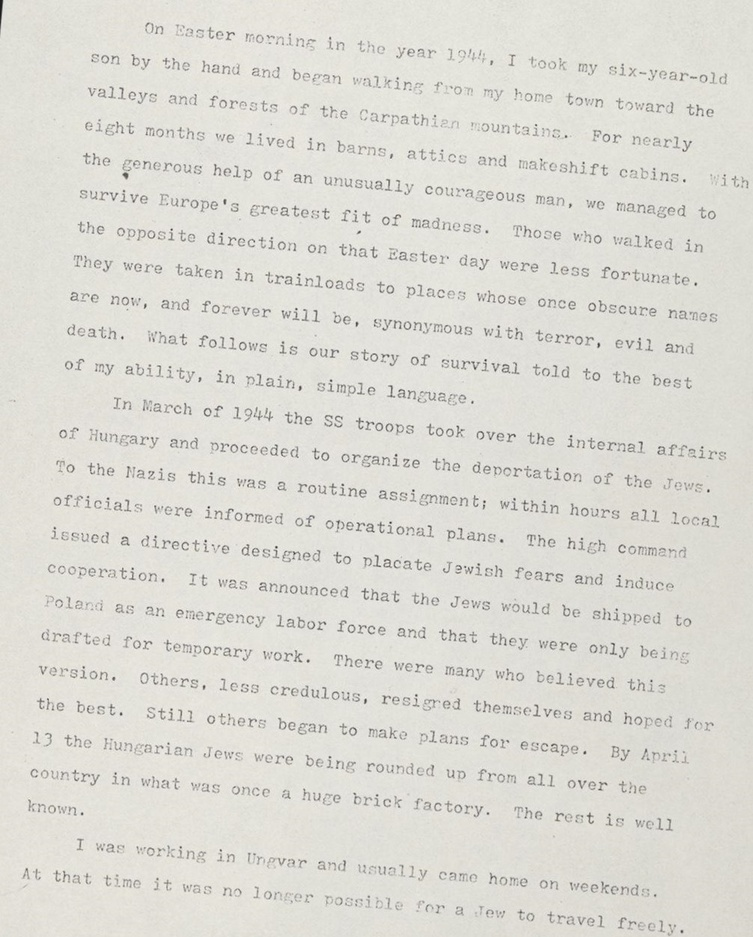
#> input picture page_01_rotated.JPG, 753 x 937 px, shrunk from 1006 x 1251 before the run, found by its file name
$ python 02_01_working_with_images.py
#> lines starting #> are read from the running program, lines starting #| are printed output that depends on the picture
from PIL import Image

im=Image.open("OCR_hindi/page_01_rotated.JPG")
#> im is the input picture: PIL image 753x937 RGB; mean R, G, B 220.6, 219.3, 212.5
im.rotate(23).show()
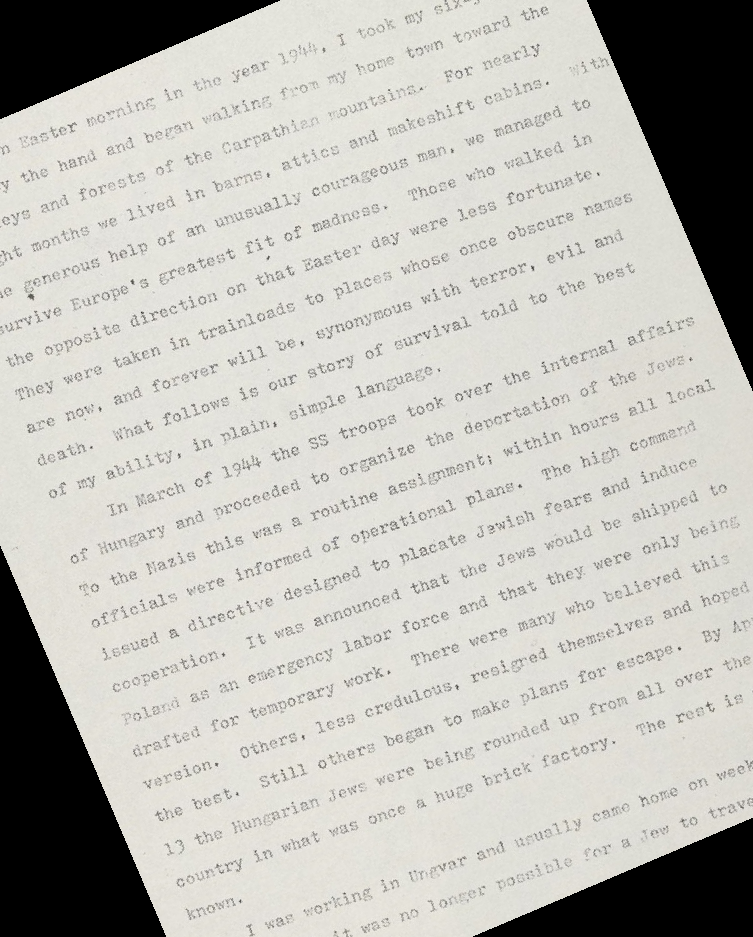
#> shown: PIL image 753x937 RGB; mean R, G, B 189.5, 188.4, 182.6
im.save("image_rotated.png")
